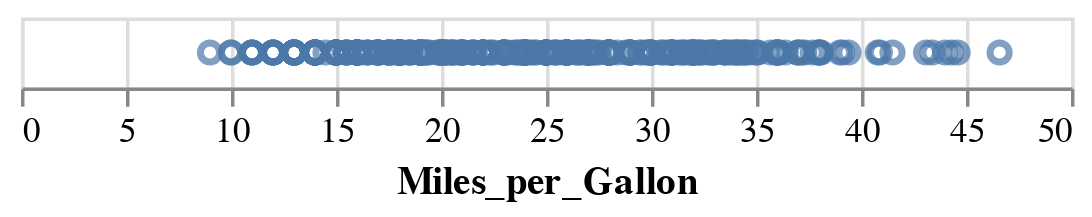

Source (notebook cell):
### Code cell
#1-D plot with tick marks
alt.Chart(cars).mark_point().encode(x = 'Miles_per_Gallon')

### Figure 1 — Vega-Lite specification as saved in the notebook (floating-point values rounded to 4 significant figures; data arrays with more than 128 entries replaced by an {"elided": "..."} marker saying what was removed)
{"config": {"view": {"continuousWidth": 300, "continuousHeight": 300}}, "data": {"name": "data-583e73726c1545c56c203344161a975c"}, "mark": {"type": "point"}, "encoding": {"x": {"field": "Miles_per_Gallon", "type": "quantitative"}}, "$schema": "https://vega.github.io/schema/vega-lite/v5.20.1.json", "datasets": {"data-583e73726c1545c56c203344161a975c": {"elided": "406 records"}}}
